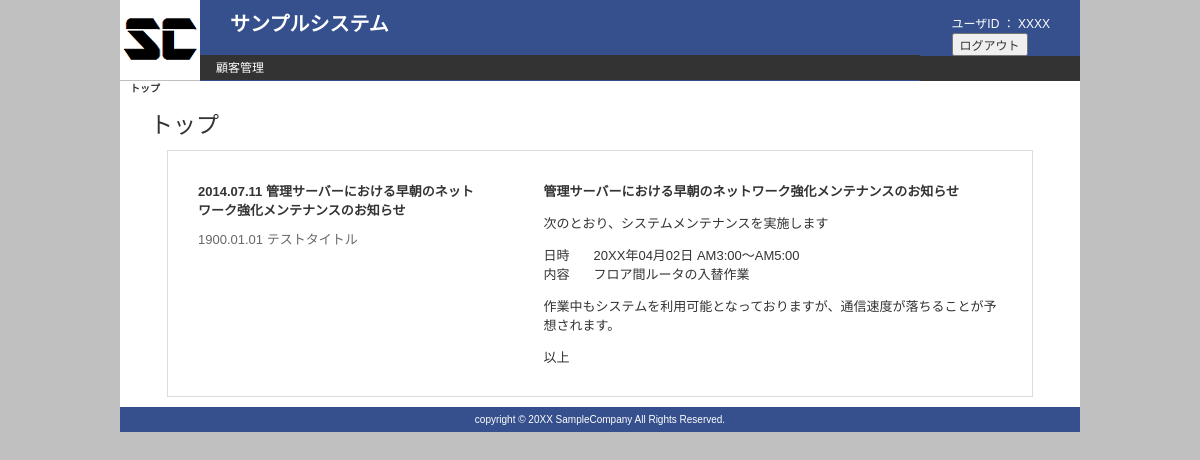
The page /active/index.php (signed in) on the database its author committed.
### tables this page shows
CREATE TABLE info (
id INT NOT NULL AUTO_INCREMENT PRIMARY KEY,
subject VARCHAR(100) NOT NULL,
post_date DATETIME NOT NULL,
contents TEXT NOT NULL,
update_date DATETIME NOT NULL
);

### active/index.php (called while the page is built)
<?php
require_once dirname(__FILE__).'/page.php';
$page = new Page($mainMenu);
$page->getPage();

### common/include/menu.php (called while the page is built)
<?php
class Menu
{
  private $menus;
  public function setMenu($name, $auth, $url)
  {
    $this->menus[] = array('name' => $name, 'auth' => $auth, 'url' => $url);
  }
  public function getMenu()
  {
    return $this->menus;
  }
}

### init.php (called while the page is built, shortened)
<?php
$urlRoot = HYPER_TEXT_TRANSFER_PROTOCOL.'://'.$_SERVER["HTTP_HOST"].SITE_PATH_DIR;

### active/init.php (called while the page is built, shortened)
<?php
require_once dirname(__FILE__).'/../init.php';
$urlActive = $urlRoot.'/'.DIR_NAME_ACTIVE;
$urlActiveCommon = $urlActive.'/common';
$urlActiveCommonImg = $urlActiveCommon.'/images';
require_once $pathCommonInclude.'/menu.php';

### common/include/databaseCommon.php (called while the page is built, shortened)
<?php
class DatabaseCommon {
  private $dbh;
  function __construct() {
    $dbname = 'sample';
    $host = 'localhost';
    $user = 'dbuser';
    $password = 'dbpass';
    try {
      $this->dbh = new PDO("mysql:dbname={$dbname};host={$host}", $user, $password);
      $this->dbh->setAttribute(PDO::ATTR_ERRMODE, PDO::ERRMODE_EXCEPTION);
    } catch (PDOException $e) {
      die('Database Connection failed: '.$e->getMessage());
    }
  }
  protected function prepare($sql, $driverOptions = array() ) {
    return $this->dbh->prepare($sql, $driverOptions);
  }
}

### active/database.php (called while the page is built, shortened)
<?php
require_once dirname(__FILE__).'/init.php';
require_once $pathCommonInclude.'/databaseCommon.php';
class Database extends DatabaseCommon
{
  public function getInfo(&$infos) {
    $sql  = ' SELECT id, subject, post_date, contents, update_date FROM info ';
    $sql .= ' ORDER BY post_date DESC, id DESC ';
    $stmt = $this->prepare($sql);
    try {
      $stmt->execute();
      $rows = $stmt->fetchAll();
      $infos = $rows;
    } catch (PDOException $e) {
      $this->error('getInfo failed: '.$e->getMessage());
      return false;
    }
    return true;
  }
}

### active/page.php (the view, shortened to what this page needs)
<?php
require_once dirname(__FILE__).'/init.php';
require_once $pathFrameSingle.'/frameSingle.php';
require_once 'database.php';
class Page extends FrameSingle
{
  private $db;
  public function __construct($mainMenu)
  {
    $this->db = new Database();
  }
  protected function getHtmlContents()
  {
    global $urlActive;
    $infoSubject = '';
    $infoContents = '';
    $this->db->getInfo($infos);
    $infoId = 0;
    $infoList = '<ul>';
    foreach ($infos as $info){
      $post_date = date("Y.m.d", strtotime($info['post_date']));
      $infoList .= '<li>';
      if ((string)$infoId === (string)$info['id'] || $infoId === 0) {
        $infoSubject = $info['subject'];
        $infoContents = $info['contents'];
        $infoId = $info['id'];
        $infoList .= '<span>'.$post_date.'&nbsp;'.$info['subject'].'</span>';
      } else {
        $infoList .= '<a href="'.$urlActive.'/index.php?infoid='.$info['id'].'">'.$post_date.'&nbsp;'.$info['subject'].'</a>';
      }
      $infoList .= '</li>';
    }
    $infoList .= '</ul>';
?>
<div id="systemInfo" class="clearfix">
  <div id="infoList">
<?php echo $infoList; ?>
  </div>
  <div id="infoContents">
    <article>
      <h2><?php echo $infoSubject; ?></h2>
      <?php echo $infoContents; ?>
    </article>
  </div>
</div>
<?php
  }
}

### common/include/pageCommon.php (shortened to what this page needs)
<?php
require_once dirname(__FILE__).'/../../init.php';
abstract class PageCommon
{
  private $aryLinkCss = array();
  public function getPage()
  {
?>
<!doctype html>
<html lang="ja">
<head>
<?php echo $this->getHtmlLinkCss(); ?>
</head>
<body>
<?php echo $this->getHtmlBody(); ?>
</body>
</html>
<?php
  }
  protected function addLinkCss($path)
  {
    $this->aryLinkCss[] = $path;
  }
  protected function getHtmlLinkCss()
  {
    $html = '';
    foreach($this->aryLinkCss as $path)
    {
      $html .= "<link rel=\"stylesheet\" href=\"$path\" type=\"text/css\">";
    }
    return $html;
  }
}

### active/common/include/pattern/frame/patternFrame.php (shortened to what this page needs)
<?php
require_once dirname(__FILE__).'/../../../../init.php';
require_once $pathPattern.'/pattern.php';
abstract class PatternFrame extends Pattern
{
  private $appTitle;
  private $mainMenu;
  private $breadcrumbList = array();
  public function __construct($mainMenu)
  {
    $this->mainMenu = $mainMenu;
  }
  protected function getHtmlBody()
  {
    global $urlActiveCommonImg;
    $imgLogoHtml = "<img src=\"$urlActiveCommonImg/logo.png\" alt=\"SampleCompany\">";
?>
<header id="pageHeader">
  <div id="headerLogo"><a href="index.php"><?php echo $imgLogoHtml; ?></a></div>
  <div id="headerMain">
    <div id="headerStatus" class="text02">
      <div id="systemName"><?php echo SITE_NAME; ?></div>
      <div id="loginInfo" class="text01">ユーザID&nbsp;：&nbsp;XXXX
      <form method="POST" action="">
      <input type="submit" name="logout" value="ログアウト" style="color: #333333;">
      </form>
      </div>
    </div>
    <nav id="globalNavi">
      <ul class="text02">
<?php
    $menus = $this->mainMenu->getMenu();
    foreach($menus as $menu)
    {
      echo "<li><a href=\"{$menu['url']}\" class=\"default\">{$menu['name']}</a></li>";
    }
    for($i = 0; $i < 11 - count($menus); $i++){
      echo "<li>&nbsp;</li>";
    }
?>
      </ul>
    </nav>
  </div>
<?php echo $this->getHtmlBreadcrumbList(); ?>
  <div id="appTitle"><span><?php echo $this->getAppTitle(); ?></span></div>
</header>
<?php echo $this->getHtmlMainSection(); ?>
<footer id="pageFooter">
  <div id="copyright" class="text01">copyright &copy; 20XX SampleCompany All Rights Reserved.</div>
</footer>
<?php
  }
  protected function getHtmlBreadcrumbList()
  {
    end($this->breadcrumbList);
    $wrk = each($this->breadcrumbList);
    $keyEnd = $wrk['key'];
    $html  = "<nav id=\"breadcrumbList\">";
    $html .= "<ul class=\"text01\">";
    foreach($this->breadcrumbList as $key => $bcl)
    {
      if ($key === $keyEnd)
      {
        $html .= "<li class=\"selected\">{$bcl['name']}</li>";
      }
      else {
        $html .= "<li><a href=\"{$bcl['url']}\">{$bcl['name']}</a></li>";
      }
    }
    $html .= "</ul>";
    $html .= "</nav>";
    return $html;
  }
  protected function addBreadcrumbList($id, $name, $url)
  {
    $this->breadcrumbList[$id] = array('name' => $name, 'url' => $url);
  }
  protected function setAppTitle($appTitle)
  {
    $this->appTitle = $appTitle;
  }
  private function getAppTitle()
  {
    return $this->appTitle;
  }
}

### active/common/include/pattern/frame/layout/single/frameSingle.php (shortened to what this page needs)
<?php
require_once dirname(__FILE__).'/../../../../../../init.php';
abstract class FrameSingle extends FrameLayout {
  protected function getHtmlMainSection()
  {
?>
<section id="mainSection" class="clearfix">
<?php echo $this->getHtmlContents(); ?>
</section>
<?php
  }
}

### common/css/common.css (style rules this page uses)
body { background-color: #C0C0C0; color: #333333; font-size: 62.5%; width:960px; margin:0 auto; }
.text01 { font-size: 1.0em; line-height: 1.5em; }
.text02 { font-size: 1.2em; line-height: 1.5em; }
.clearfix:after { content: "."; display: block; clear: both; height: 0; visibility: hidden; }
.clearfix { min-height: 1px; }

### active/common/include/pattern/frame/css/patternFrame.css (style rules this page uses)
header#pageHeader { width: 100%; height: 80px; }
header#pageHeader a { color: #FFFFFF; text-decoration: none; }
header#pageHeader div#headerLogo { float: left; width: 80px; }
header#pageHeader div#headerMain { float: left; width: 880px; background-color: #36508D; color: #FFFFFF; }
header#pageHeader div#headerMain div#headerStatus { height: 55px; }
div#systemName { float: left; font-size: 20px; font-weight: bold; margin: 15px 0px 0px 30px; }
div#loginInfo { float: right; margin: 15px 30px 0px 0px; }
header#pageHeader nav#globalNavi { height: 25px; }
header#pageHeader nav#globalNavi ul li { color: #FFFFFF; background-color: #333333; width: 80px; height: 25px; list-style: none; float: left; }
header#pageHeader nav#globalNavi ul li a { height: 25px; width: 80px; display: table-cell; text-align: center; vertical-align: middle; }
header#pageHeader nav#globalNavi ul li a.default { color: #FFFFFF; background-color: #333333; }
header#pageHeader nav#breadcrumbList { float: left; width: 100%; color: #333333; background-color: #FFFFFF; }
header#pageHeader nav#breadcrumbList ul { margin-left: 10px; }
header#pageHeader nav#breadcrumbList ul li { color: #333333; display: inline; }
header#pageHeader nav#breadcrumbList ul li.selected { color: #333333; font-weight: bold; }
header#pageHeader div#appTitle { width: 100%; float: left; background-color: #FFFFFF; }
header#pageHeader div#appTitle span { display: block; padding: 10px 0px 10px 30px; font-size: 23px; }
footer#pageFooter { clear: both; height: 25px; width: 100%; background-color: #36508D; color: #FFFFFF; }
footer#pageFooter div#copyright { padding-top: 5px; text-align: center; }

### active/common/include/pattern/frame/layout/single/css/frameSingle.css (style rules this page uses)
section#mainSection { clear: both; width: 100%; background-color: #FFFFFF; }

### active/style.css (style rules this page uses)
div#systemInfo { width: 90%; margin: 0 auto; border: solid 1px #DCDCDC; margin-bottom: 10px; }
div#infoList { float: left; width: 40%; }
div#systemInfo div#infoList ul { margin: 30px; }
div#systemInfo div#infoList li { margin-bottom: 10px; }
div#systemInfo div#infoList li span { font-size: 13px; font-weight: bold; }
div#systemInfo div#infoList a { color: #696969; text-decoration: none; font-size: 13px; }
div#systemInfo div#infoContents { float: left; width: 60%; }
div#systemInfo div#infoContents article { margin: 30px; font-size: 13px; }
div#systemInfo div#infoContents h2 { font-weight: bold; }

### rows shown on the page
info: post_date "2014.07.11", subject "管理サーバーにおける早朝のネットワーク強化メンテナンスのお知らせ", contents "次のとおり、システムメンテナンスを実施します 日時 20XX年04月02日 AM3:00～AM5:00 内容 フロア間ルータの入替作業 作業中もシステムを利用可能となっておりますが、通信速度が落ちることが予想されます。 以上"
info: post_date "1900.01.01", subject "テストタイトル"

### other values the page prints
SITE_NAME "サンプルシステム"
$menu['name'] "顧客管理"
$bcl['name'] "トップ"
$this->getAppTitle() "トップ"
